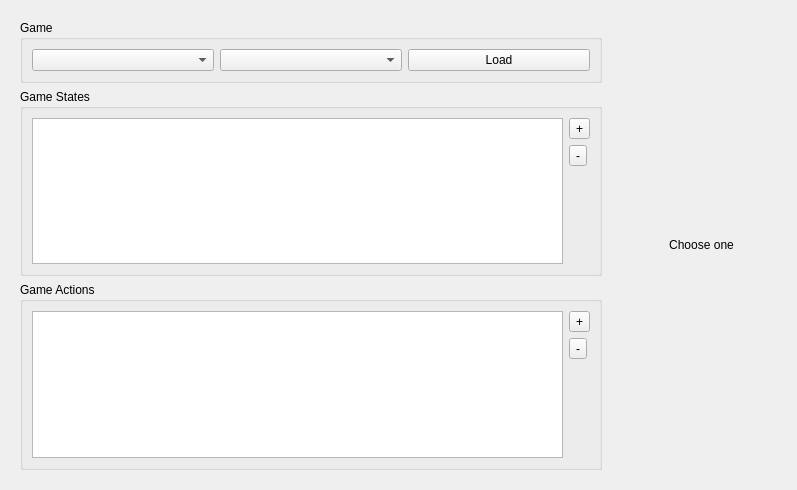
<?xml version="1.0" encoding="UTF-8"?>
<ui version="4.0">
 <class>GameConfigWidget</class>
 <widget class="QWidget" name="GameConfigWidget">
  <property name="geometry">
   <rect>
    <x>0</x>
    <y>0</y>
    <width>797</width>
    <height>490</height>
   </rect>
  </property>
  <property name="windowTitle">
   <string>Form</string>
  </property>
  <layout class="QHBoxLayout" name="main_layout">
   <item>
    <widget class="QWidget" name="widget" native="true">
     <property name="maximumSize">
      <size>
       <width>600</width>
       <height>16777215</height>
      </size>
     </property>
     <layout class="QVBoxLayout" name="verticalLayout">
      <item>
       <widget class="QGroupBox" name="groupBox">
        <property name="sizePolicy">
         <sizepolicy hsizetype="Preferred" vsizetype="Fixed">
          <horstretch>0</horstretch>
          <verstretch>0</verstretch>
         </sizepolicy>
        </property>
        <property name="title">
         <string>Game</string>
        </property>
        <layout class="QHBoxLayout" name="horizontalLayout_2">
         <item>
          <widget class="QComboBox" name="game_combobox"/>
         </item>
         <item>
          <widget class="QComboBox" name="resolution_combobox"/>
         </item>
         <item>
          <widget class="QPushButton" name="load_button">
           <property name="text">
            <string>Load</string>
           </property>
          </widget>
         </item>
        </layout>
       </widget>
      </item>
      <item>
       <widget class="QGroupBox" name="groupBox_2">
        <property name="title">
         <string>Game States</string>
        </property>
        <layout class="QHBoxLayout" name="horizontalLayout">
         <item>
          <widget class="QListWidget" name="state_listWidget"/>
         </item>
         <item>
          <widget class="QWidget" name="widget_2" native="true">
           <layout class="QVBoxLayout" name="verticalLayout_2">
            <property name="leftMargin">
             <number>0</number>
            </property>
            <property name="topMargin">
             <number>0</number>
            </property>
            <property name="rightMargin">
             <number>0</number>
            </property>
            <property name="bottomMargin">
             <number>0</number>
            </property>
            <item>
             <widget class="QToolButton" name="state_add_toolButton">
              <property name="text">
               <string>+</string>
              </property>
             </widget>
            </item>
            <item>
             <widget class="QToolButton" name="state_remove_toolButton">
              <property name="text">
               <string>-</string>
              </property>
             </widget>
            </item>
            <item>
             <spacer name="verticalSpacer">
              <property name="orientation">
               <enum>Qt::Vertical</enum>
              </property>
              <property name="sizeHint" stdset="0">
               <size>
                <width>20</width>
                <height>40</height>
               </size>
              </property>
             </spacer>
            </item>
           </layout>
          </widget>
         </item>
        </layout>
       </widget>
      </item>
      <item>
       <widget class="QGroupBox" name="groupBox_3">
        <property name="title">
         <string>Game Actions</string>
        </property>
        <layout class="QHBoxLayout" name="horizontalLayout_3">
         <item>
          <widget class="QListWidget" name="action_listWidget"/>
         </item>
         <item>
          <widget class="QWidget" name="widget_3" native="true">
           <layout class="QVBoxLayout" name="verticalLayout_3">
            <property name="leftMargin">
             <number>0</number>
            </property>
            <property name="topMargin">
             <number>0</number>
            </property>
            <property name="rightMargin">
             <number>0</number>
            </property>
            <property name="bottomMargin">
             <number>0</number>
            </property>
            <item>
             <widget class="QToolButton" name="action_add_toolButton">
              <property name="text">
               <string>+</string>
              </property>
             </widget>
            </item>
            <item>
             <widget class="QToolButton" name="action_remove_toolButton">
              <property name="text">
               <string>-</string>
              </property>
             </widget>
            </item>
            <item>
             <spacer name="verticalSpacer_2">
              <property name="orientation">
               <enum>Qt::Vertical</enum>
              </property>
              <property name="sizeHint" stdset="0">
               <size>
                <width>20</width>
                <height>40</height>
               </size>
              </property>
             </spacer>
            </item>
           </layout>
          </widget>
         </item>
        </layout>
       </widget>
      </item>
     </layout>
    </widget>
   </item>
   <item>
    <widget class="QLabel" name="placeholder_label">
     <property name="text">
      <string>Choose one</string>
     </property>
     <property name="alignment">
      <set>Qt::AlignCenter</set>
     </property>
    </widget>
   </item>
  </layout>
 </widget>
 <resources/>
 <connections/>
</ui>
